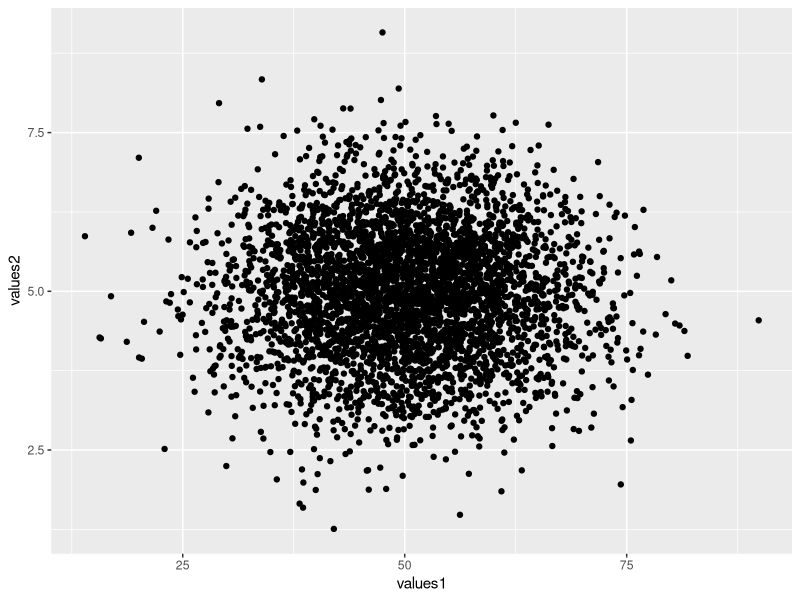
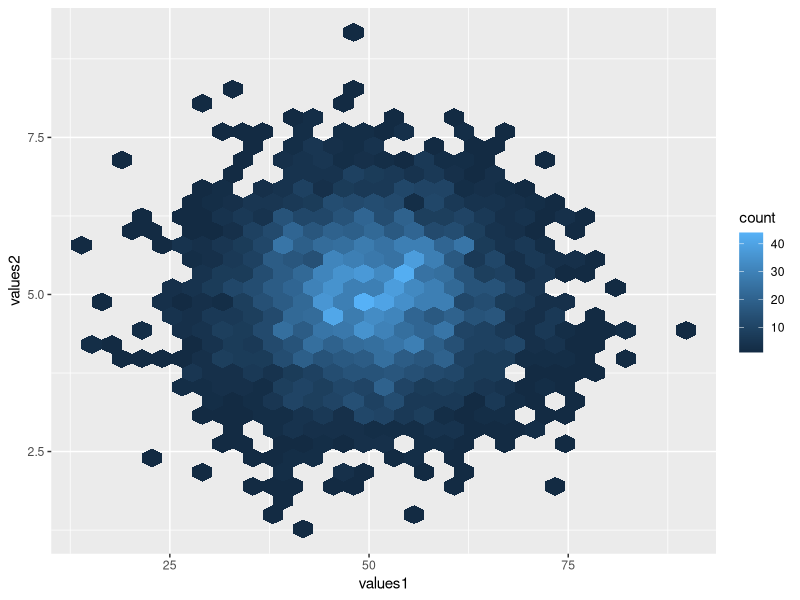
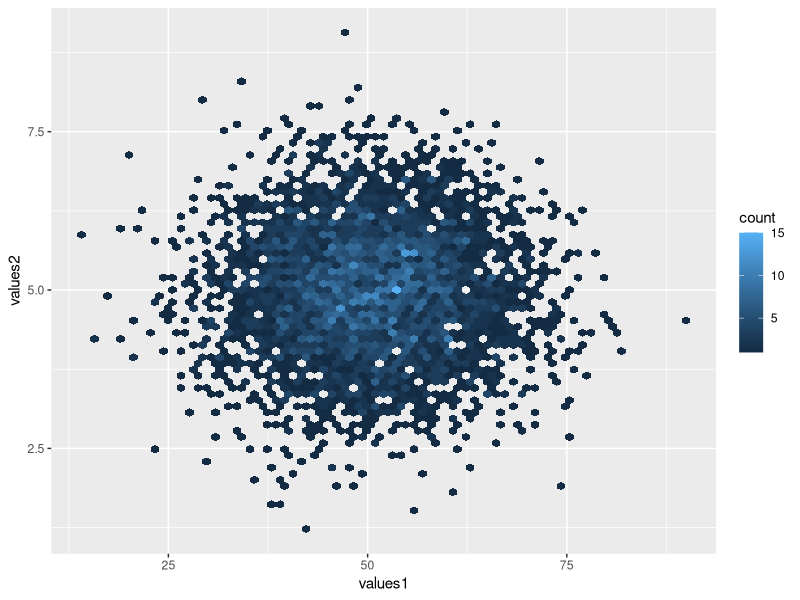
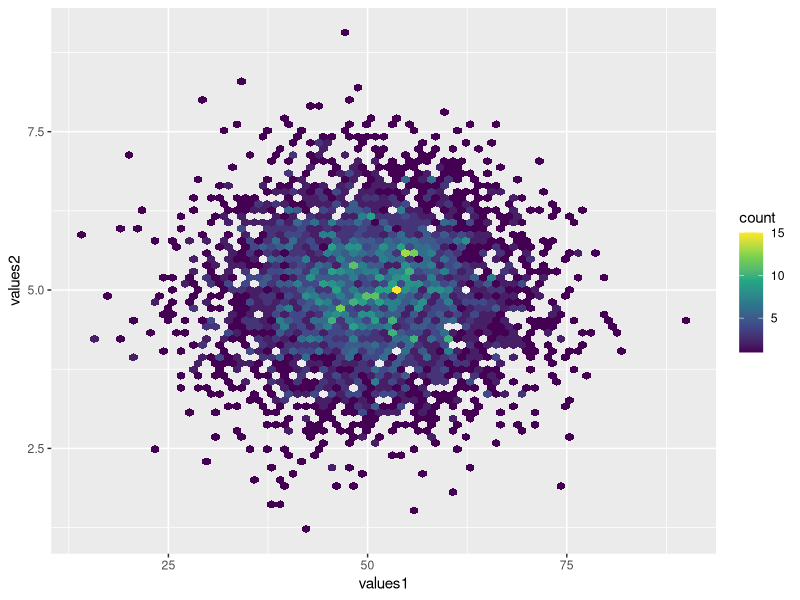

Generate these figures, in order, with R:
## ---- chunk 1
knitr::opts_chunk$set(echo = TRUE, fig.align='center')

# title: Creating a Hexbin plot
# author: jonathan
# revised: 20/2/2020 

WEB <- c("https://bioceed.uib.no/dropfolder/bioSTATS/Rmd/Basic/Visualizing/Simple/hexbin.html")
GIT <- c("https://github.com/jonathansoule/biostats/blob/master/Basic/Visualizing/Simple/hexbin.Rmd")
library(ggplot2)
## ---- chunk 2
# variable 1
values1 <- rnorm(4000, mean=50, sd=10)
# variable 2
values2 <- rnorm(4000, mean=5, sd=1)
# dataframe
df <- data.frame(values1, values2)
## ---- chunk 3
ggplot(df, aes(values1, values2)) +
  geom_point()
## ---- chunk 4
ggplot(df, aes(values1, values2)) +
  geom_hex()  
## ---- chunk 5
ggplot(df, aes(values1, values2)) +
  geom_hex(bins = 70)  
## ---- chunk 6
ggplot(df, aes(values1, values2)) +
  geom_hex(bins = 70) + 
  scale_fill_viridis_c()
